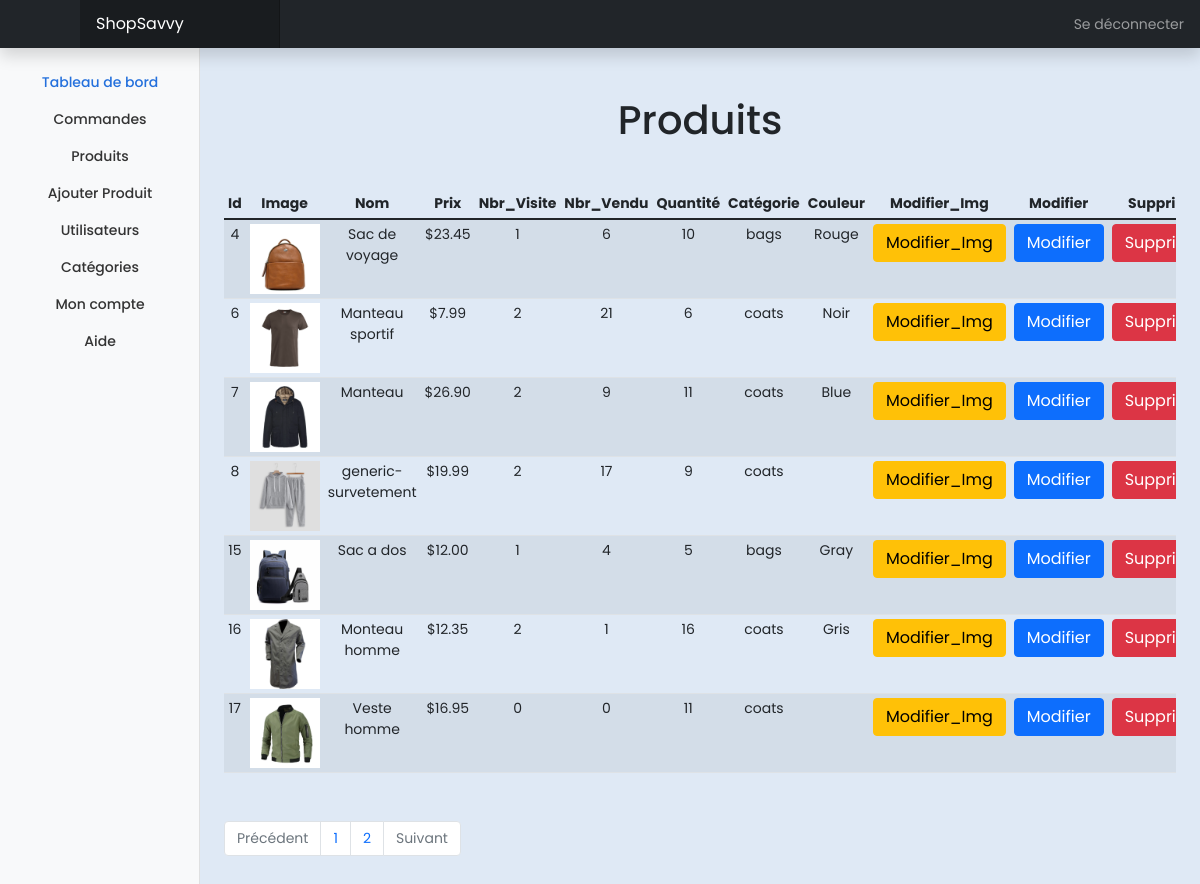
Screenshot of /admin/products.php (signed in) with the database file from the repository.
### tables this page shows
CREATE TABLE `products` (
  `product_id` int(11) NOT NULL,
  `product_name` varchar(100) NOT NULL,
  `product_category` varchar(108) NOT NULL,
  `quantite` int(11) UNSIGNED NOT NULL,
  `nbreVisite` int(10) UNSIGNED NOT NULL,
  `nbreClick` int(10) UNSIGNED NOT NULL,
  `nbreVendu` int(11) UNSIGNED NOT NULL,
  `product_description` varchar(255) NOT NULL,
  `product_image` varchar(255) NOT NULL,
  `product_image1` varchar(255) DEFAULT NULL,
  `product_image2` varchar(255) DEFAULT NULL,
  `product_image3` varchar(255) DEFAULT NULL,
  `product_image4` varchar(255) DEFAULT NULL,
  `product_price` decimal(6,2) UNSIGNED NOT NULL,
  `product_special_offer` int(2) DEFAULT NULL,
  `product_color` varchar(108) DEFAULT NULL,
  `date_appro` timestamp NULL DEFAULT current_timestamp()
);

### admin/products.php (the view, shortened to what this page needs)
<?php include('header.php');?>
<?php
if(isset($_Get['page_no']) && $_GET['page_no'] != ""){
    $page_no=$_GET['page_no'];
 }else{
    $page_no=1;
 }
 $stmt1=$conn->prepare("SELECT COUNT(*) As total_records FROM products");
 $stmt1->execute();
 $stmt1->bind_result($total_records);
 $total_records_per_page=20;
 $offset= ($page_no-1) * $total_records_per_page;
 $total_no_of_pages=ceil($total_records/$total_records_per_page);
 $stmt2=$conn->prepare("SELECT * FROM products LIMIT $offset,$total_records_per_page");
 $stmt2->execute();
 $products=$stmt2->get_result();
?>
<div class="container-fluid">
    <div class="row" style="min-height: 1000px;">
        <?php include('sidemenu.php');?>
<main class="col-md-9 ms-sm-auto col-lg-10 px-md-4">
    <div class="d-flex justify-content-between flex-wrap flex-md-nowrap align-items-center pt-3 pb-2 mb-3">
    </div>
    <h1>Produits</h1><br>
    <div class="table-responsive">
        <table class="table table-striped table-sm">
            <thead>
                <tr>
                    <th scope="col">Id</th>
                    <th scope="col">Image</th>
                    <th scope="col">Nom</th>
                    <th scope="col">Prix</th>
                    <th scope="col">Nbr_Visite</th>
                    <th scope="col">Nbr_Vendu</th>
                    <th scope="col">Quantité</th>
                    <th scope="col">Catégorie</th>
                    <th scope="col">Couleur</th>
                    <th scope="col">Modifier_Img</th>
                    <th scope="col">Modifier</th>
                    <th scope="col">Supprimer</th>
                </tr>
            </thead>
            <tbody>
              <?php foreach($products as $product){?>
                <tr>
                    <td><?php echo $product['product_id'];?></td>
                    <td><img src="<?php echo "../assets/imgs/". $product['product_image'];?>" style="width: 70px; height: 70px;"/></td>
                    <td><?php echo $product['product_name'];?></td>
                    <td><?php echo "$". $product['product_price'];?></td>
                    <td><?php echo $product['nbreVisite'];?></td>
                    <td><?php echo $product['nbreVendu'];?></td>
                    <td><?php echo $product['quantite'];?></td>
                    <td><?php echo $product['product_category'];?></td>
                    <td><?php echo $product['product_color'];?></td>
                    <td><a class="btn btn-warning" href="<?php echo "edit_images.php?product_id=".$product['product_id']."&product_name=".$product['product_name'];?>">Modifier_Img</a></td>
                    <td><a class="btn btn-primary" href="edit_product.php?product_id=<?php echo $product['product_id'];?>">Modifier</a></td>
                    <td><a class="btn btn-danger" href="delete_product.php?product_id=<?php echo $product['product_id'];?>">Supprimer</a></td>
                </tr>
              <?php }?>
            </tbody>
        </table>
        <nav aria-label="Page navigation example" class="mx-auto">
        <ul class="pagination mt-5 mx-auto">
          <li class="page-item <?php if($page_no<=1){echo 'disabled';}?>">
          <a class="page-link" href="<?php if($page_no<=1){echo '#';}else{ echo "?page_no=".($page_no-1);} ?>">Précédent</a>
        </li>
          <li class="page-item"><a class="page-link" href="?page_no=1">1</a></li>
          <li class="page-item"><a class="page-link" href="?page_no=2">2</a></li>
          <li class="page-item <?php if($page_no >= $total_no_of_pages){echo 'disabled';}?>">
          <a class="page-link" href="<?php if($page_no >= $total_no_of_pages){echo '#';}else{ echo "?page_no=".($page_no+1);}?>">Suivant</a></li>
        </ul>
      </nav>
    </div>
</main>
</div>
</div>
</body>
</html>

### admin/header.php (shortened to what this page needs)
<!DOCTYPE html>
<html lang="en">
<head>
    <link href="https://cdn.jsdelivr.net/npm/bootstrap@5.1.3/dist/css/bootstrap.min.css" rel="stylesheet">
    <lin k rel="mask-icon" href="/docs/5.1/assets/img/favicons/safari-pinned-tab.svg" color="#7952b3">
    <link rel="stylesheet" href="admin.css">
    <link rel="stylesheet" href="https://unpkg.com/boxicons@2.1.4/css/boxicons.min.css">
    <link rel="stylesheet" href="dashboard.css">
</head>
<body>
 <header class="navbar navbar-dark sticky-top bg-dark flex-md-nowrap p-0 shadow">
    <a class="navbar-brand col-md-3 col-lg-2 me-0 px-3" href="index.php">ShopSavvy</a>
    <div class="navbar-nav">
        <div class="nav-item text-nowrap">
            <?php if(isset($_SESSION['admin_logged_in'])) { ?>
            <a class="nav-link px-3" href="logout.php?logout=1">Se déconnecter</a>
                    <?php } ?>
        </div>
    </div>
 </header>

### admin/sidemenu.php (shortened to what this page needs)
<nav id="sidebarMenu" class="col-md-3 col-lg-2 d-md-block bg-light sidebar collapse" >
    <div class="position-stickey pt-3">
        <ul class="nav flex-column">
            <li class="nav-item">
                <a class="nav-link active" aria-current="page" href="dashboard.php">
                    Tableau de bord
                </a>
            </li>
            <li class="nav-item">
                <a class="nav-link" href="index.php">
                    Commandes
                </a>
            </li>
            <li class="nav-item">
                <a class="nav-link" href="products.php">
                    Produits
                </a>
            </li>
            <li class="nav-item">
                <a class="nav-link" href="add_product.php">
                    Ajouter Produit
                </a>
            </li>
            <li class="nav-item">
                <a class="nav-link" href="gereruser.php">
                   Utilisateurs
                </a>
            </li>
            <li class="nav-item">
                <a class="nav-link" href="gerercat.php">
                    Catégories
                </a>
            </li>
            <li class="nav-item">
                <a class="nav-link" href="account.php">
                    Mon compte
                </a>
            </li>
            <li class="nav-item">
                <a class="nav-link" href="help.php">
                    Aide
                </a>
            </li>
        </ul>
    </div>
</nav>

### admin/admin.css (style rules this page uses)
* { margin :0; padding:0; box-sizing: border-box; font-family: "Poppins", sans-serif; }
body { background: #dfe9f5; }
.navbar { background-color: #bababf; padding: 0; }
.container-fluid { float: right; text-align: center; padding: 10; }
.navbar-brand { margin-left: 80px; margin-top: 0; margin-bottom: 0; }

### assets/css/dashboard.css (style rules this page uses)
body { font-size: .875rem; }
.sidebar { position: fixed; top: 0; bottom: 0; left: 0; z-index: 100; padding: 48px 0 0; box-shadow: inset -1px 0 0 rgba(0, 0, 0, .1); }
.sidebar .nav-link { font-weight: 500; color: #333; }
.sidebar .nav-link.active { color: #2470dc; }
.navbar-brand { padding-top: .75rem; padding-bottom: .75rem; font-size: 1rem; background-color: rgba(0, 0, 0, .25); box-shadow: inset -1px 0 0 rgba(0, 0, 0, .25); }

### rows the page displays
products: product_id "4", product_image (picture), product_name "Sac de voyage", product_price "23.45", nbreVisite "1", nbreVendu "6", quantite "10", product_category "bags", product_color "Rouge"
products: product_id "6", product_image (picture), product_name "Manteau sportif", product_price "7.99", nbreVisite "2", nbreVendu "21", quantite "6", product_category "coats", product_color "Noir"
products: product_id "7", product_image (picture), product_name "Manteau", product_price "26.90", nbreVisite "2", nbreVendu "9", quantite "11", product_category "coats", product_color "Blue"
products: product_id "8", product_image (picture), product_name "generic-survetement", product_price "19.99", nbreVisite "2", nbreVendu "17", quantite "9", product_category "coats"
products: product_id "15", product_image (picture), product_name "Sac a dos", product_price "12.00", nbreVisite "1", nbreVendu "4", quantite "5", product_category "bags", product_color "Gray"
products: product_id "16", product_image (picture), product_name "Monteau homme", product_price "12.35", nbreVisite "2", nbreVendu "1", quantite "16", product_category "coats", product_color "Gris"
products: product_id "17", product_image (picture), product_name "Veste homme", product_price "16.95", nbreVisite "0", nbreVendu "0", quantite "11", product_category "coats"
